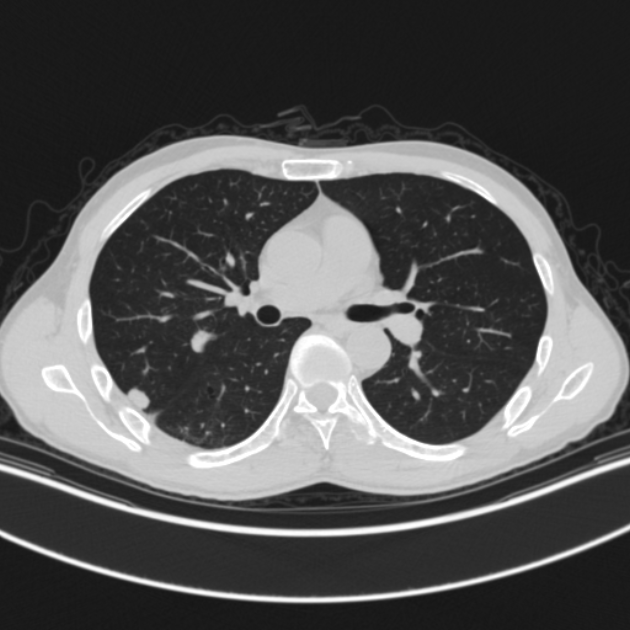
%> input picture LungDetection/3.bmp, 630 x 630 px
$ octave rrr.m   (GNU Octave 9; MATLAB toolbox functions it lacks are replaced by stand-ins)
%> lines starting %> are read from the running program, lines starting %| are printed output that depends on the picture; in (x1, y1, x2, y2) boxes, pixels count from 0 and x2, y2 are one past the last pixel; in counts of white or black regions, pixels touching at a corner belong together; the program's own positions count from 1
I = imread('3.bmp');
%> I is the input picture: size 630x630x3 uint8; min 22, max 255, mean 82.7

K=I;
% K=gasssmooth(I);%高斯滤波平滑

 [vm,vn]=size(K);
%> vm = 630; vn = 1890

 QW=zeros(vm,vn);

 level = graythresh(K);%大律法阈值选取
%> level = 0.463

 BW =im2bw(K,level); %阈值二值化图像
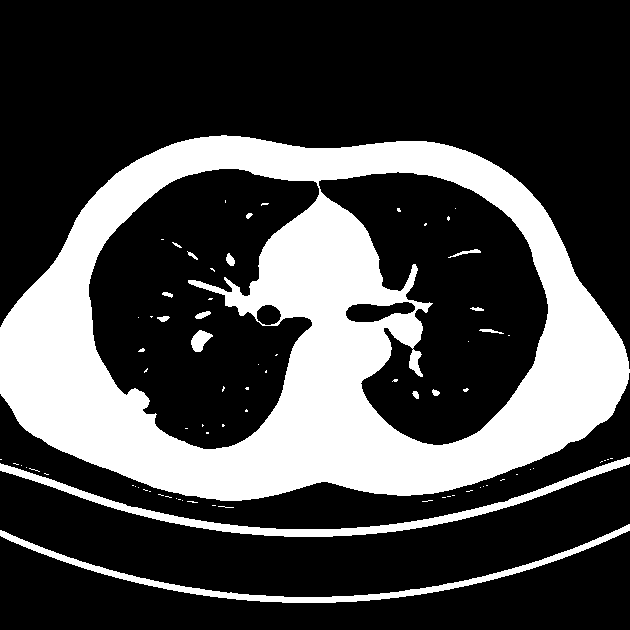
%> BW: size 630x630 logical; 27.7% white; 78 white regions (62 under 20 px), largest, box (x1, y1, x2, y2) and area: (0, 135, 630, 501) 99873, (0, 457, 630, 537) 4850, (0, 524, 630, 603) 3982

 p=imcomplement(BW); %图像二值反转

se=strel('square',2); %形态学腐蚀和膨胀操作用的模板，2*2矩形

se1=strel('disk',2);%形态学腐蚀和膨胀操作用的模板，半径为2圆形

bw1=imerode(p,se);%形态学腐蚀操作，扩大气管与肺实质间距离，便于连通标记时两者不粘连在一起，使得无法去除气管
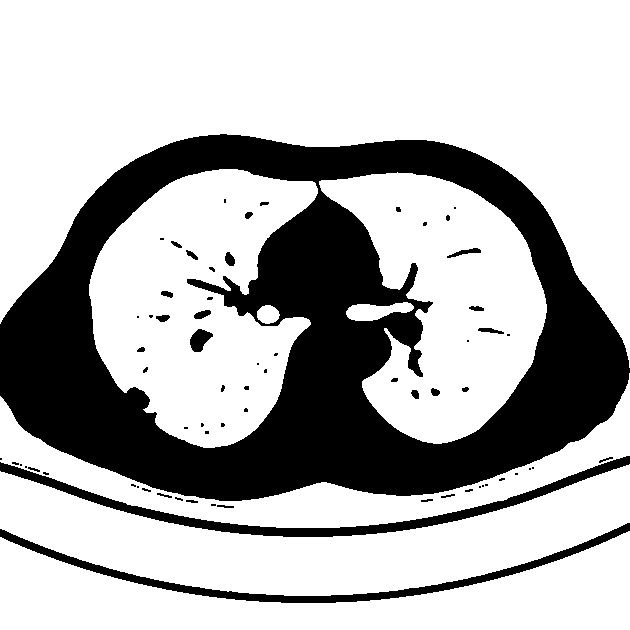
%> bw1: size 630x630 logical; 71.1% white; 68 black regions (38 under 20 px), largest, box (x1, y1, x2, y2) and area: (0, 134, 630, 501) 102364, (0, 456, 630, 537) 5618, (0, 523, 630, 603) 4753

[L,N]=bwlabel(bw1,4);%连通标记
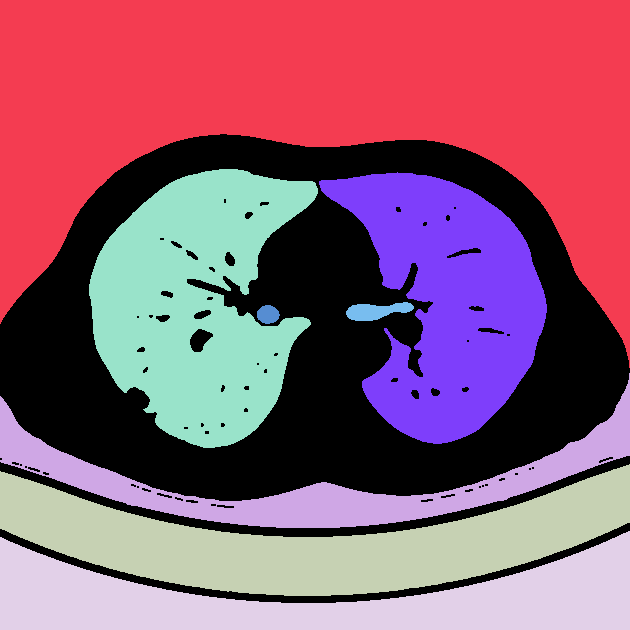
%> L: size 630x630 double; 9 distinct labels, from 0 to 8; one colour per label, 0 black
%> N = 8

s = regionprops(L,'Area');%将连通标记结果对应连通区域计算面积
%> s = 8 regions; Area: 116820, 40325, 37974, 35366, 31312, 19294, 815, 331

bw2=ismember(L,find([s.Area]>=7000 &[s.Area]<=40000  ));%去除面积过大的（为背景）和面积过小的（为气管），得到肺实质初始区域
%> bw2: size 630x630 logical; 31.2% white; 4 white regions, box (x1, y1, x2, y2) and area: (0, 464, 630, 596) 37974, (319, 172, 547, 444) 35366, (0, 531, 630, 630) 31312, (0, 373, 630, 528) 19294

bw2=imdilate(bw2,se);  %进行形态学膨胀操作，需多次进行膨胀腐蚀操作，平滑标记后的区域。
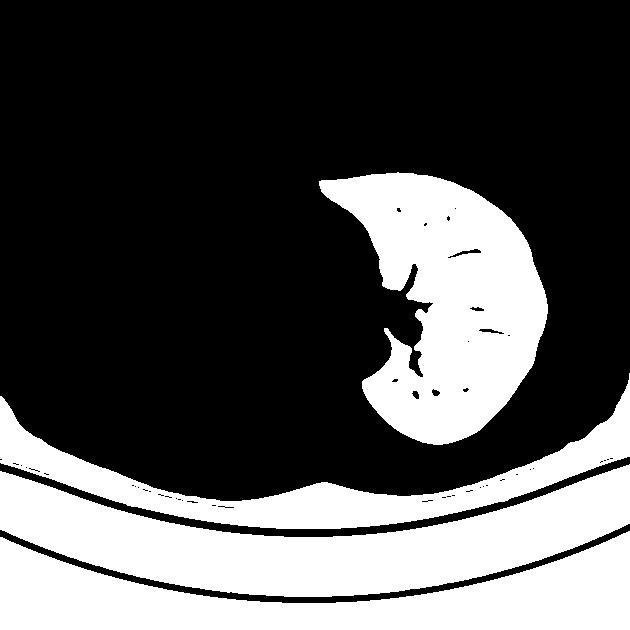
%> bw2: size 630x630 logical; 31.9% white; 4 white regions, box (x1, y1, x2, y2) and area: (0, 464, 630, 597) 38744, (319, 172, 548, 445) 36247, (0, 531, 630, 630) 31378, (0, 373, 630, 529) 20335

bw3=imerode(bw2,se);%进行形态学腐蚀操作

bw2=imdilate(bw2,se);
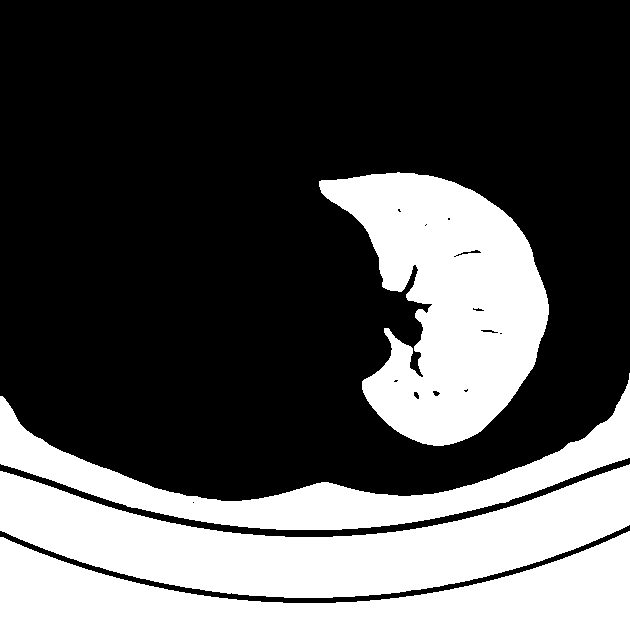
%> bw2: size 630x630 logical; 32.6% white; 4 white regions, box (x1, y1, x2, y2) and area: (0, 464, 630, 598) 39514, (319, 172, 549, 446) 37104, (0, 531, 630, 630) 31444, (0, 373, 630, 530) 21295

bw3=imfill(bw3,'holes');%填充肺实质初始区域内部的孔洞，便于后面提取轮廓
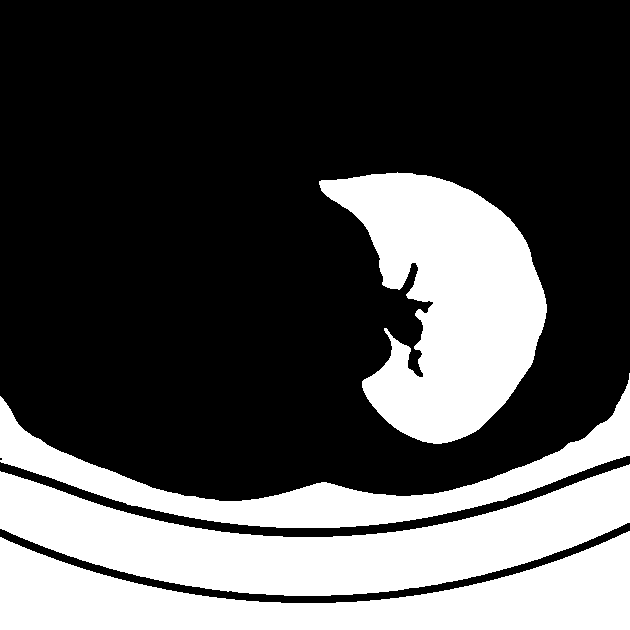
%> bw3: size 630x630 logical; 31.4% white; 4 white regions, box (x1, y1, x2, y2) and area: (0, 464, 630, 596) 37974, (319, 172, 547, 444) 35873, (0, 531, 630, 630) 31312, (0, 373, 630, 528) 19650

[B,A]=bwboundaries(bw3);%边界提取
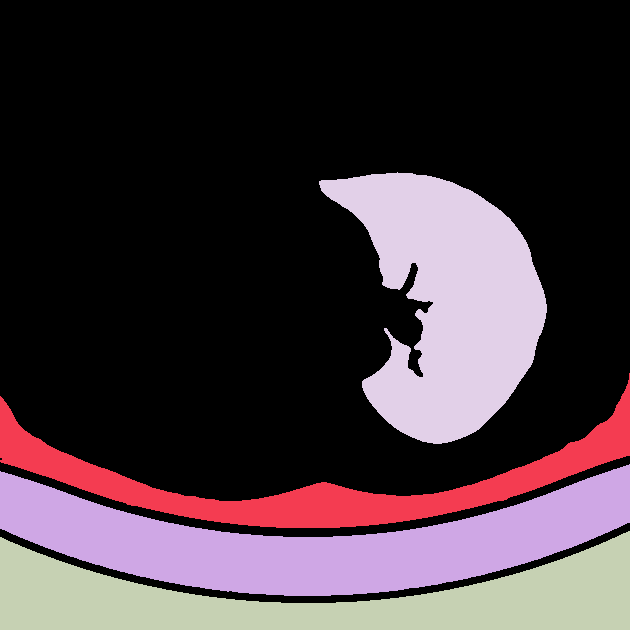
%> A: size 630x630 double; 5 distinct labels, from 0 to 4; one colour per label, 0 black
%> B = 4 boundaries; box (x1, y1, x2, y2) and points: (0, 531, 630, 630) 1449, (0, 373, 630, 528) 1443, (0, 464, 630, 596) 1374, (319, 172, 547, 444) 968

figure;imshow(QW)     %将修补后的边界显示在与原始图尺寸相同的图像，背景为黑色。

       q=get(gca,'position');   %获得当前窗口位置，该处代码起至以下三行代码是为了获得与原始图像尺寸相同的图像。

       q(1)=0;%设置左边距离值为零

       q(2)=0;%设置右边距离值为零

       set(gca,'position',q);

         for g = 1:length(B)    %两段边界

            hold on;

          boundary = B{g};

          qt=boundary;

          m=length(boundary(:,1))

          y=boundary(:,1);

          x=boundary(:,2);

          k=convhull(x,y);%凸包算法

          n=length(k);

          I=[x(k) y(k)];

          h=length(I);

%> (the run ends here)

$ run again, with LungDetection/1.bmp copied over LungDetection/3.bmp
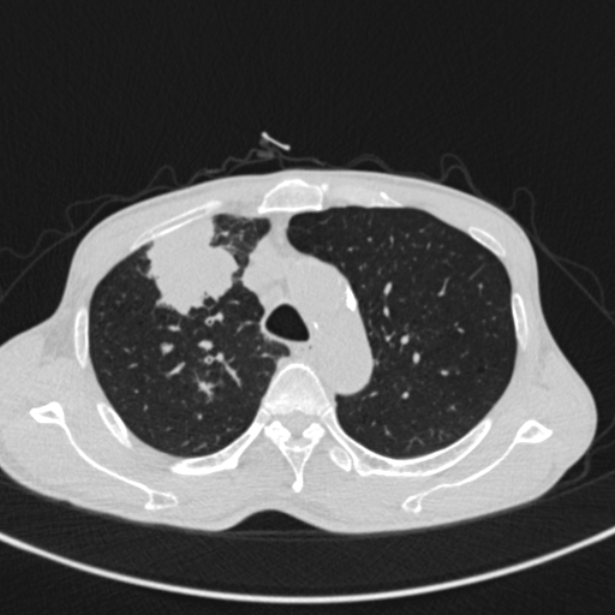
%> input picture LungDetection/1.bmp, 615 x 615 px
%> I is the input picture: size 615x615x3 uint8; min 21, max 255, mean 83.6
%> level = 0.463
%> BW: size 615x615 logical; 29.5% white; 35 white regions (17 under 20 px), largest, box (x1, y1, x2, y2) and area: (0, 169, 597, 534) 106208, (0, 526, 615, 603) 3984, (199, 381, 214, 396) 125
%> bw1: size 615x615 logical; 69.7% white; 33 black regions (12 under 20 px), largest, box (x1, y1, x2, y2) and area: (0, 168, 597, 534) 108310, (0, 525, 615, 603) 4733, (203, 352, 240, 385) 299
%> `[L,N]=bwlabel(bw1,4);`:
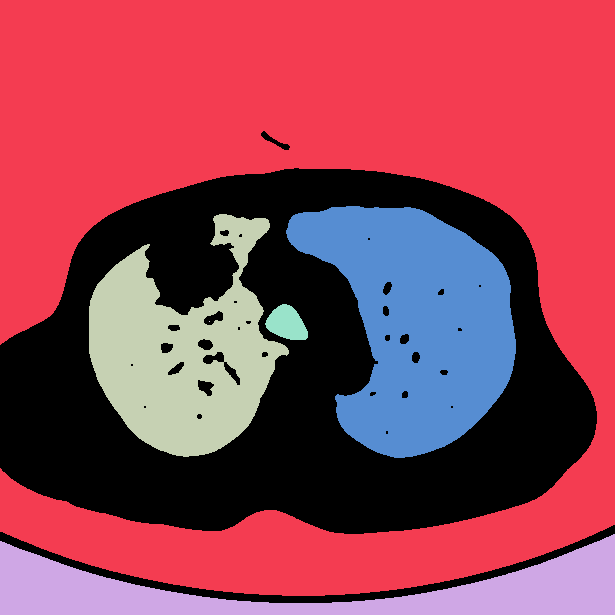
%> L: size 615x615 double; 7 distinct labels, from 0 to 6; one colour per label, 0 black
%> N = 6
%> s = 6 regions; Area: 179076, 36043, 26584, 20696, 1057, 1
%> bw3: size 615x615 logical; 22.4% white; 3 white regions, box (x1, y1, x2, y2) and area: (286, 206, 516, 458) 36491, (89, 214, 289, 457) 27708, (0, 534, 615, 615) 20696
%> `[B,A]=bwboundaries(bw3);`:
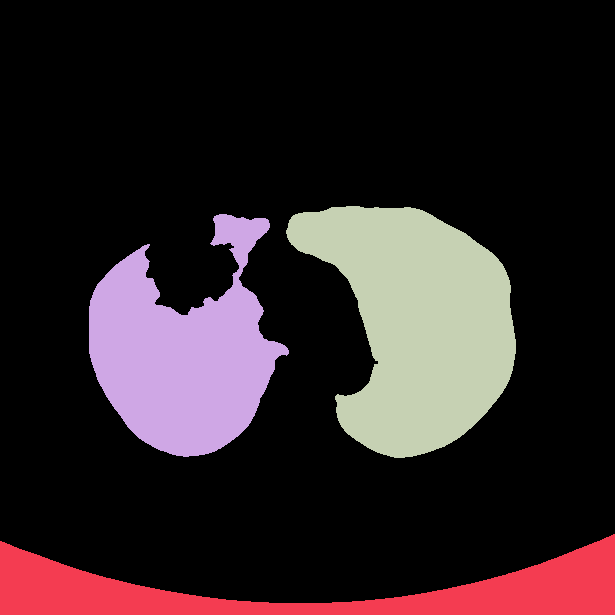
%> A: size 615x615 double; 4 distinct labels, from 0 to 3; one colour per label, 0 black
%> B = 3 boundaries; box (x1, y1, x2, y2) and points: (0, 534, 615, 615) 1382, (89, 214, 289, 457) 855, (286, 206, 516, 458) 764

$ run again, with LungDetection/4.bmp copied over LungDetection/3.bmp
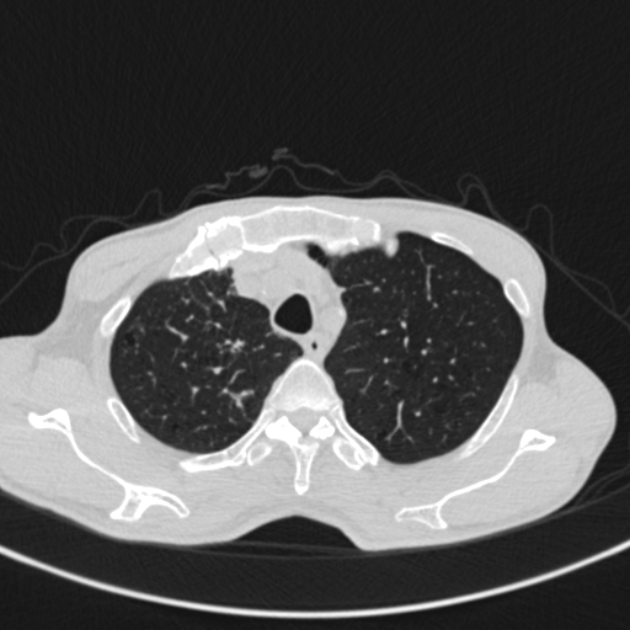
%> input picture LungDetection/4.bmp, 630 x 630 px
%> I is the input picture: size 630x630x3 uint8; min 21, max 255, mean 84.6
%> level = 0.463
%> BW: size 630x630 logical; 30.3% white; 38 white regions (26 under 20 px), largest, box (x1, y1, x2, y2) and area: (0, 196, 616, 551) 115379, (0, 540, 630, 618) 4159, (230, 391, 253, 407) 136
%> bw1: size 630x630 logical; 68.9% white; 37 black regions (15 under 20 px), largest, box (x1, y1, x2, y2) and area: (0, 195, 616, 551) 117215, (0, 539, 630, 618) 4926, (229, 390, 253, 407) 179
%> `[L,N]=bwlabel(bw1,4);`:
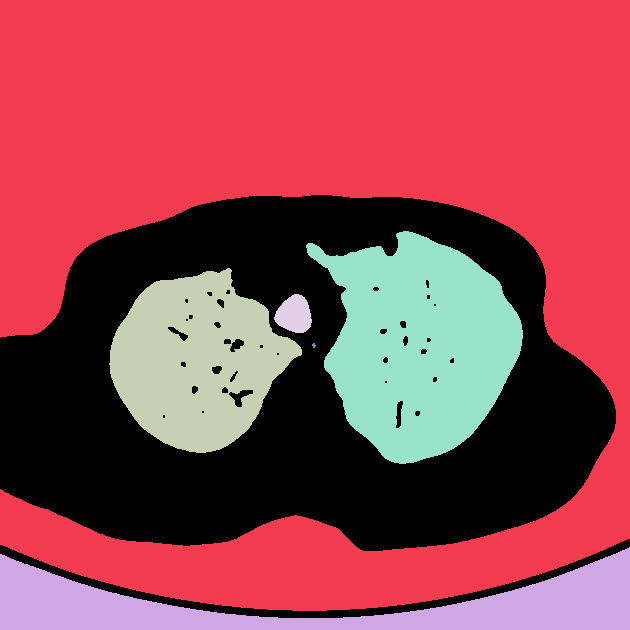
%> L: size 630x630 double; 7 distinct labels, from 0 to 6; one colour per label, 0 black
%> N = 6
%> s = 6 regions; Area: 195412, 32721, 22811, 21580, 1059, 14
%> bw3: size 630x630 logical; 19.7% white; 3 white regions, box (x1, y1, x2, y2) and area: (306, 231, 523, 464) 33124, (109, 268, 302, 453) 23570, (0, 547, 630, 630) 21580
%> `[B,A]=bwboundaries(bw3);`:
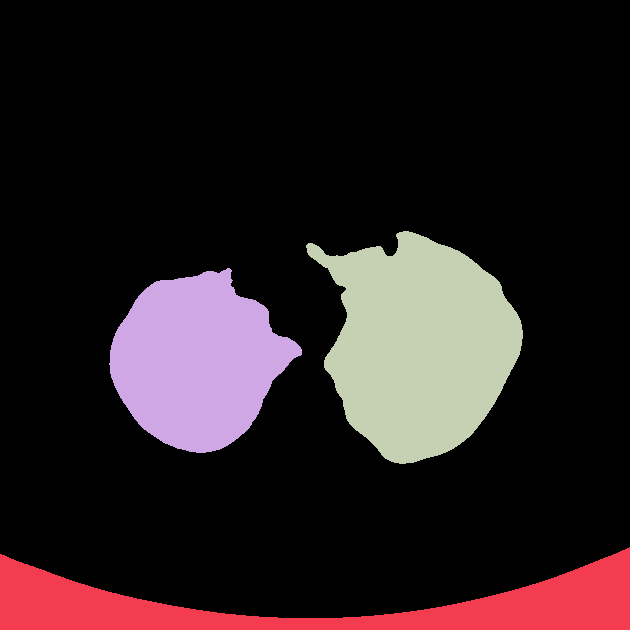
%> A: size 630x630 double; 4 distinct labels, from 0 to 3; one colour per label, 0 black
%> B = 3 boundaries; box (x1, y1, x2, y2) and points: (0, 547, 630, 630) 1416, (306, 231, 523, 464) 681, (109, 268, 302, 453) 525
